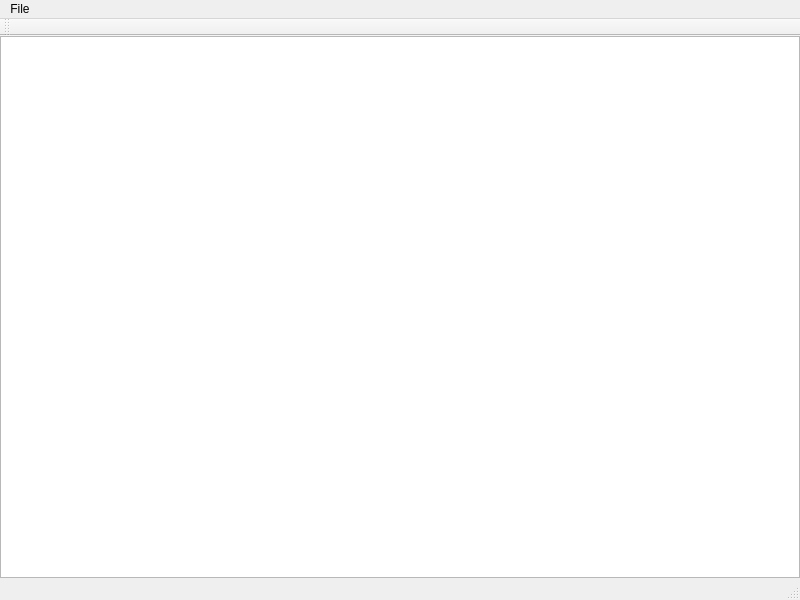
<?xml version="1.0" encoding="UTF-8"?>
<ui version="4.0">
 <class>MainWindow</class>
 <widget class="QMainWindow" name="MainWindow">
  <property name="geometry">
   <rect>
    <x>0</x>
    <y>0</y>
    <width>800</width>
    <height>600</height>
   </rect>
  </property>
  <property name="windowTitle">
   <string>MainWindow</string>
  </property>
  <widget class="QWidget" name="centralWidget">
   <layout class="QHBoxLayout" name="horizontalLayout">
    <property name="leftMargin">
     <number>0</number>
    </property>
    <property name="topMargin">
     <number>0</number>
    </property>
    <property name="rightMargin">
     <number>0</number>
    </property>
    <property name="bottomMargin">
     <number>0</number>
    </property>
    <item>
     <widget class="QGraphicsView" name="graphicsView"/>
    </item>
   </layout>
  </widget>
  <widget class="QMenuBar" name="menuBar">
   <property name="geometry">
    <rect>
     <x>0</x>
     <y>0</y>
     <width>800</width>
     <height>22</height>
    </rect>
   </property>
   <widget class="QMenu" name="menuFile">
    <property name="title">
     <string>File</string>
    </property>
    <addaction name="actionOpen"/>
   </widget>
   <addaction name="menuFile"/>
  </widget>
  <widget class="QToolBar" name="mainToolBar">
   <attribute name="toolBarArea">
    <enum>TopToolBarArea</enum>
   </attribute>
   <attribute name="toolBarBreak">
    <bool>false</bool>
   </attribute>
  </widget>
  <widget class="QStatusBar" name="statusBar"/>
  <action name="actionOpen">
   <property name="text">
    <string>Open</string>
   </property>
  </action>
 </widget>
 <layoutdefault spacing="6" margin="11"/>
 <resources/>
 <connections/>
</ui>
